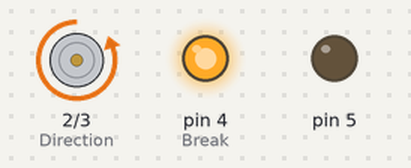
This sketch was run on a simulated Arduino Uno, built with avr-gcc and run on an emulated ATmega328P. Parts: direction and speed pins drawn as motors (green arrow = direction pin HIGH = forward, orange = LOW = backward, longer = more drive), output pins drawn as LEDs (lit = HIGH). What the sketch prints to the serial monitor is not drawn.

Above: at 3.3 s.
At 9.9 s:
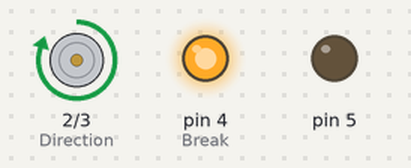
Timing chart, 0 to 17.2 s (numbered marks = the images above):
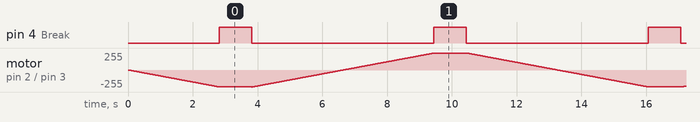

Measured:
- by itself, pin 4 (Break): alternates HIGH for 1.0 s and LOW for 5.6 s

The sketch:

BLDC750_PWM.ino
```cpp
long long tim = 0;
bool dir = 0, speed_dir = 1;
int speed = 0;

void setup()
{
  pinMode(2, OUTPUT); // Direction
  pinMode(3, OUTPUT); // Speed
  pinMode(4, OUTPUT); // Break
  pinMode(5, OUTPUT); // ???

  Serial.begin(115200);
}

void loop()
{
  if (millis() - tim > 10)
  {
    if (speed_dir)
      analogWrite(3, speed++);
    else
      analogWrite(3, speed--);

    if (speed == 255)
    {
      speed_dir = !speed_dir;
      digitalWrite(4, 1);
      delay(1000);
      digitalWrite(4, 0);
    }

    if (speed == 0)
    {
      speed_dir = !speed_dir;
      dir = !dir;
      digitalWrite(2, dir);
    }

    tim = millis();
  }

  Serial.print(speed);
  Serial.print(' ');
  Serial.println(dir);
}
```
